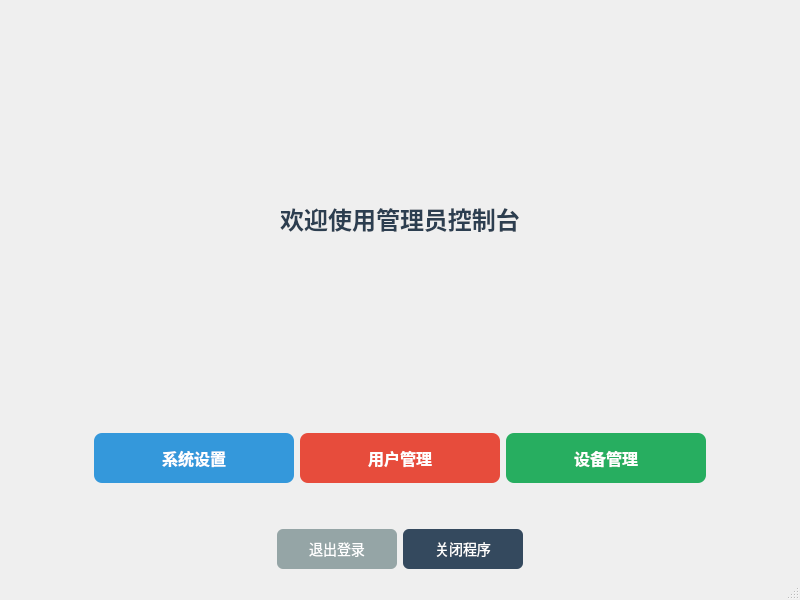
<?xml version="1.0" encoding="UTF-8"?>
<ui version="4.0">
 <class>AdminWindow</class>
 <widget class="QMainWindow" name="AdminWindow">
  <property name="geometry">
   <rect>
    <x>0</x>
    <y>0</y>
    <width>800</width>
    <height>600</height>
   </rect>
  </property>
  <property name="windowTitle">
   <string>管理员控制台</string>
  </property>
  <property name="fixedSize" stdset="0">
   <size>
    <width>800</width>
    <height>600</height>
   </size>
  </property>
  <widget class="QWidget" name="centralwidget">
   <layout class="QGridLayout" name="gridLayout">
    <item row="0" column="0">
     <layout class="QVBoxLayout" name="verticalLayout" stretch="30,0,0,0">
      <item>
       <widget class="QLabel" name="welcomeLabel">
        <property name="styleSheet">
         <string notr="true">QLabel { font-size: 24px; font-weight: bold; color: #2c3e50; margin: 20px; }</string>
        </property>
        <property name="text">
         <string>欢迎使用管理员控制台</string>
        </property>
        <property name="alignment">
         <set>Qt::AlignCenter</set>
        </property>
       </widget>
      </item>
      <item>
       <layout class="QHBoxLayout" name="buttonLayout">
        <item>
         <spacer name="horizontalSpacer">
          <property name="orientation">
           <enum>Qt::Horizontal</enum>
          </property>
          <property name="sizeHint" stdset="0">
           <size>
            <width>40</width>
            <height>20</height>
           </size>
          </property>
         </spacer>
        </item>
        <item>
         <widget class="QPushButton" name="userManagementBtn">
          <property name="minimumSize">
           <size>
            <width>200</width>
            <height>50</height>
           </size>
          </property>
          <property name="maximumSize">
           <size>
            <width>200</width>
            <height>50</height>
           </size>
          </property>
          <property name="styleSheet">
           <string notr="true">QPushButton { 
    background-color: #3498db; 
    color: white; 
    border: none; 
    border-radius: 8px; 
    font-size: 16px; 
    font-weight: bold; 
} 
QPushButton:hover { 
    background-color: #2980b9; 
} 
QPushButton:pressed { 
    background-color: #21618c; 
}</string>
          </property>
          <property name="text">
           <string>系统设置</string>
          </property>
         </widget>
        </item>
        <item>
         <widget class="QPushButton" name="systemSettingsBtn">
          <property name="minimumSize">
           <size>
            <width>200</width>
            <height>50</height>
           </size>
          </property>
          <property name="maximumSize">
           <size>
            <width>200</width>
            <height>50</height>
           </size>
          </property>
          <property name="styleSheet">
           <string notr="true">QPushButton { 
    background-color: #e74c3c; 
    color: white; 
    border: none; 
    border-radius: 8px; 
    font-size: 16px; 
    font-weight: bold; 
} 
QPushButton:hover { 
    background-color: #c0392b; 
} 
QPushButton:pressed { 
    background-color: #a93226; 
}</string>
          </property>
          <property name="text">
           <string>用户管理</string>
          </property>
         </widget>
        </item>
        <item>
         <widget class="QPushButton" name="deviceManagementBtn">
          <property name="minimumSize">
           <size>
            <width>200</width>
            <height>50</height>
           </size>
          </property>
          <property name="maximumSize">
           <size>
            <width>200</width>
            <height>50</height>
           </size>
          </property>
          <property name="styleSheet">
           <string notr="true">QPushButton { background-color: #27ae60; color: white; border: none; border-radius: 8px; font-size: 16px; font-weight: bold; } QPushButton:hover { background-color: #229954; } QPushButton:pressed { background-color: #1e8449; }</string>
          </property>
          <property name="text">
           <string>设备管理</string>
          </property>
         </widget>
        </item>
        <item>
         <spacer name="horizontalSpacer_2">
          <property name="orientation">
           <enum>Qt::Horizontal</enum>
          </property>
          <property name="sizeHint" stdset="0">
           <size>
            <width>40</width>
            <height>20</height>
           </size>
          </property>
         </spacer>
        </item>
       </layout>
      </item>
      <item>
       <spacer name="verticalSpacer">
        <property name="orientation">
         <enum>Qt::Vertical</enum>
        </property>
        <property name="sizeHint" stdset="0">
         <size>
          <width>20</width>
          <height>40</height>
         </size>
        </property>
       </spacer>
      </item>
      <item>
       <layout class="QHBoxLayout" name="bottomLayout">
        <item>
         <spacer name="horizontalSpacer_3">
          <property name="orientation">
           <enum>Qt::Horizontal</enum>
          </property>
          <property name="sizeHint" stdset="0">
           <size>
            <width>40</width>
            <height>20</height>
           </size>
          </property>
         </spacer>
        </item>
        <item>
         <widget class="QPushButton" name="logoutBtn">
          <property name="minimumSize">
           <size>
            <width>120</width>
            <height>40</height>
           </size>
          </property>
          <property name="maximumSize">
           <size>
            <width>120</width>
            <height>40</height>
           </size>
          </property>
          <property name="styleSheet">
           <string notr="true">QPushButton { 
    background-color: #95a5a6; 
    color: white; 
    border: none; 
    border-radius: 6px; 
    font-size: 14px; 
} 
QPushButton:hover { 
    background-color: #7f8c8d; 
}</string>
          </property>
          <property name="text">
           <string>退出登录</string>
          </property>
         </widget>
        </item>
        <item>
         <widget class="QPushButton" name="closeBtn">
          <property name="minimumSize">
           <size>
            <width>120</width>
            <height>40</height>
           </size>
          </property>
          <property name="maximumSize">
           <size>
            <width>120</width>
            <height>40</height>
           </size>
          </property>
          <property name="styleSheet">
           <string notr="true">QPushButton { 
    background-color: #34495e; 
    color: white; 
    border: none; 
    border-radius: 6px; 
    font-size: 14px; 
} 
QPushButton:hover { 
    background-color: #2c3e50; 
}</string>
          </property>
          <property name="text">
           <string>关闭程序</string>
          </property>
         </widget>
        </item>
        <item>
         <spacer name="horizontalSpacer_4">
          <property name="orientation">
           <enum>Qt::Horizontal</enum>
          </property>
          <property name="sizeHint" stdset="0">
           <size>
            <width>40</width>
            <height>20</height>
           </size>
          </property>
         </spacer>
        </item>
       </layout>
      </item>
     </layout>
    </item>
   </layout>
  </widget>
  <widget class="QStatusBar" name="statusbar"/>
  <action name="action_logout">
   <property name="text">
    <string>退出登录</string>
   </property>
  </action>
  <action name="action_exit">
   <property name="text">
    <string>退出程序</string>
   </property>
  </action>
  <action name="action_user">
   <property name="text">
    <string>用户管理</string>
   </property>
  </action>
  <action name="action_settings">
   <property name="text">
    <string>系统设置</string>
   </property>
  </action>
  <action name="action_about">
   <property name="text">
    <string>关于</string>
   </property>
  </action>
 </widget>
 <resources/>
 <connections/>
</ui>
